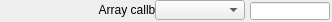
   <widget class="caFrame" name="caFrame_15">
    <property name="geometry">
     <rect>
      <x>350</x>
      <y>585</y>
      <width>332</width>
      <height>22</height>
     </rect>
    </property>
    <widget class="caLabel" name="caLabel_31">
     <property name="geometry">
      <rect>
       <x>0</x>
       <y>0</y>
       <width>180</width>
       <height>20</height>
      </rect>
     </property>
     <property name="frameShape">
      <enum>QFrame::NoFrame</enum>
     </property>
     <property name="text">
      <string>Array callbacks</string>
     </property>
     <property name="alignment">
      <set>Qt::AlignAbsolute|Qt::AlignRight|Qt::AlignTrailing|Qt::AlignVCenter</set>
     </property>
     <property name="fontScaleMode">
      <enum>ESimpleLabel::WidthAndHeight</enum>
     </property>
     <property name="foreground">
      <color>
       <red>0</red>
       <green>0</green>
       <blue>0</blue>
      </color>
     </property>
     <property name="background">
      <color alpha="0">
       <red>0</red>
       <green>0</green>
       <blue>0</blue>
      </color>
     </property>
    </widget>
    <widget class="caMenu" name="caMenu_4">
     <property name="geometry">
      <rect>
       <x>155</x>
       <y>0</y>
       <width>90</width>
       <height>20</height>
      </rect>
     </property>
     <property name="channel" stdset="0">
      <string>$(P)$(R)ArrayCallbacks</string>
     </property>
     <property name="colorMode">
      <enum>caMenu::Static</enum>
     </property>
     <property name="foreground">
      <color>
       <red>0</red>
       <green>0</green>
       <blue>0</blue>
      </color>
     </property>
     <property name="background">
      <color>
       <red>115</red>
       <green>223</green>
       <blue>255</blue>
      </color>
     </property>
    </widget>
    <widget class="caLineEdit" name="caLineEdit_17">
     <property name="geometry">
      <rect>
       <x>250</x>
       <y>2</y>
       <width>80</width>
       <height>18</height>
      </rect>
     </property>
     <property name="alignment">
      <set>Qt::AlignAbsolute|Qt::AlignCenter|Qt::AlignHCenter|Qt::AlignVCenter</set>
     </property>
     <property name="channel" stdset="0">
      <string>$(P)$(R)ArrayCallbacks_RBV</string>
     </property>
     <property name="foreground">
      <color>
       <red>10</red>
       <green>0</green>
       <blue>184</blue>
      </color>
     </property>
     <property name="background">
      <color>
       <red>187</red>
       <green>187</green>
       <blue>187</blue>
      </color>
     </property>
     <property name="colorMode">
      <enum>caLineEdit::Static</enum>
     </property>
     <property name="precisionMode">
      <enum>caLineEdit::Channel</enum>
     </property>
     <property name="limitsMode">
      <enum>caLineEdit::Channel</enum>
     </property>
     <property name="maxValue">
      <double>1.000000000000000</double>
     </property>
     <property name="minValue">
      <double>0.000000000000000</double>
     </property>
     <property name="fontScaleMode">
      <enum>caLineEdit::WidthAndHeight</enum>
     </property>
     <property name="formatType">
      <enum>caLineEdit::string</enum>
     </property>
    </widget>
   </widget>
